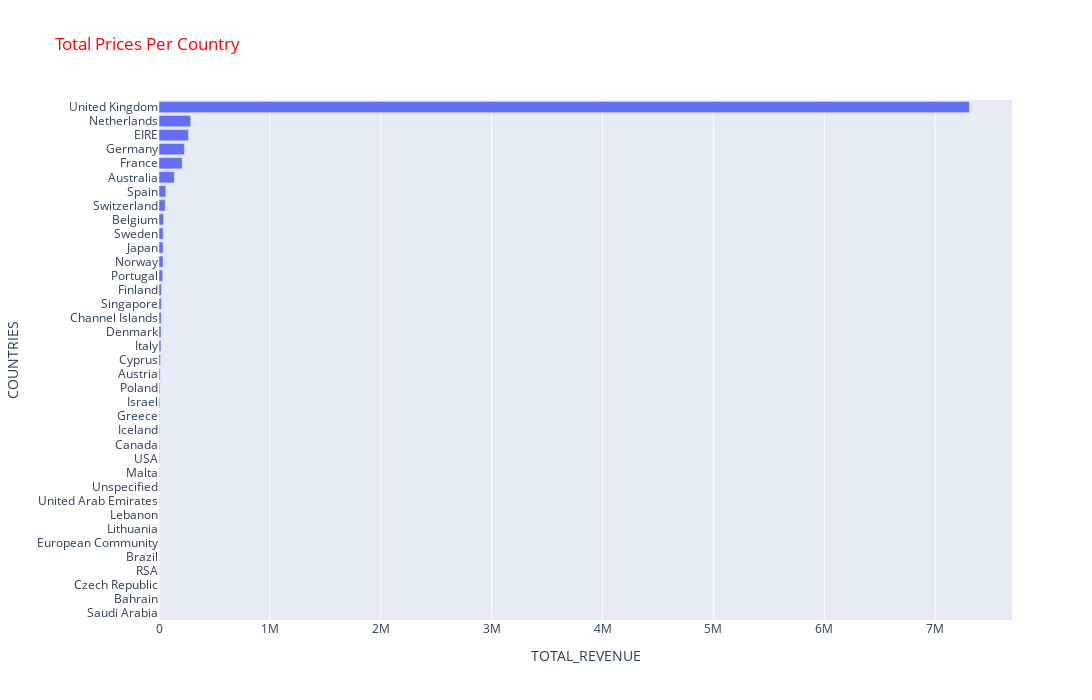

Notebook code cell kept with this figure:
### Code cell
# PLOTLY BAR PLOT
import plotly.express as px
plt.figure(figsize=(16, 9))
fig = px.bar(df_TotalRevenue,
             x="TotalRevenue",
             y=df_TotalRevenue.index,
             title="Total Prices Per Country")
fig.update_yaxes(categoryorder='total ascending')
fig.update_layout(xaxis_title="TOTAL_REVENUE", yaxis_title="COUNTRIES",
                  autosize=False, width=1400, height=700, title_font_color="red",)
fig.show()

### Figure 1 — Plotly figure (JSON) as saved in the notebook; plotly's stock layout.template omitted (floating-point values rounded to 4 significant figures)
{"data": [{"alignmentgroup": "True", "hovertemplate": "TotalRevenue=%{x}<br>Country=%{y}<extra></extra>", "legendgroup": "", "marker": {"color": "#636efa", "pattern": {"shape": ""}}, "name": "", "offsetgroup": "", "orientation": "h", "showlegend": false, "textposition": "auto", "type": "bar", "x": [7308000.0, 285400.0, 265500.0, 228900.0, 209000.0, 138500.0, 61580.0, 56440.0, 41200.0, 38380.0, 37420.0, 36170.0, 33440.0, 22550.0, 21280.0, 20450.0, 18960.0, 17480.0, 13590.0, 10200.0, 7335.0, 7222.0, 4761.0, 4310, 3666.0, 3580.0, 2726.0, 2667.0, 1902.0, 1694.0, 1661.0, 1300.0, 1144.0, 1002.0, 826.7, 548.4, 145.9], "xaxis": "x", "y": ["United Kingdom", "Netherlands", "EIRE", "Germany", "France", "Australia", "Spain", "Switzerland", "Belgium", "Sweden", "Japan", "Norway", "Portugal", "Finland", "Singapore", "Channel Islands", "Denmark", "Italy", "Cyprus", "Austria", "Poland", "Israel", "Greece", "Iceland", "Canada", "USA", "Malta", "Unspecified", "United Arab Emirates", "Lebanon", "Lithuania", "European Community", "Brazil", "RSA", "Czech Republic", "Bahrain", "Saudi Arabia"], "yaxis": "y"}], "layout": {"autosize": false, "barmode": "relative", "height": 700, "legend": {"tracegroupgap": 0}, "title": {"font": {"color": "red"}, "text": "Total Prices Per Country"}, "width": 1400, "xaxis": {"anchor": "y", "domain": [0, 1], "title": {"text": "TOTAL_REVENUE"}}, "yaxis": {"anchor": "x", "categoryorder": "total ascending", "domain": [0, 1], "title": {"text": "COUNTRIES"}}}}
